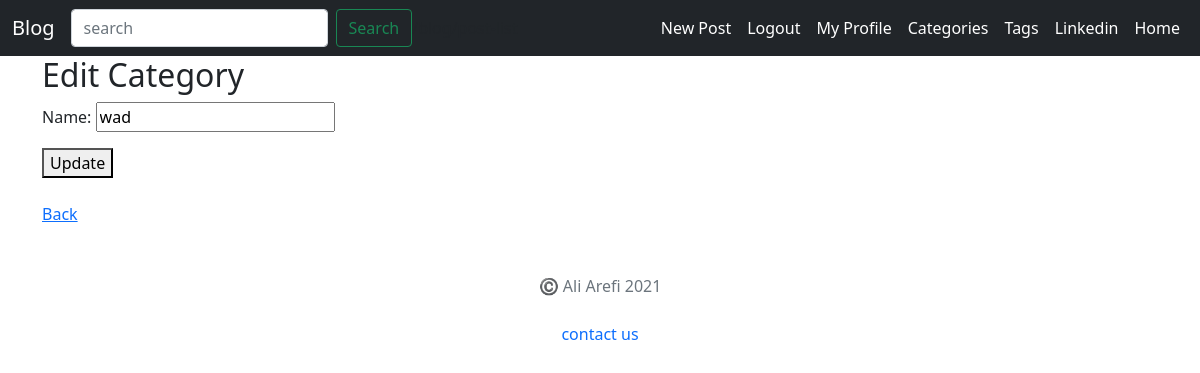
The app's page /blog/category-edit/11 (signed in), older data.
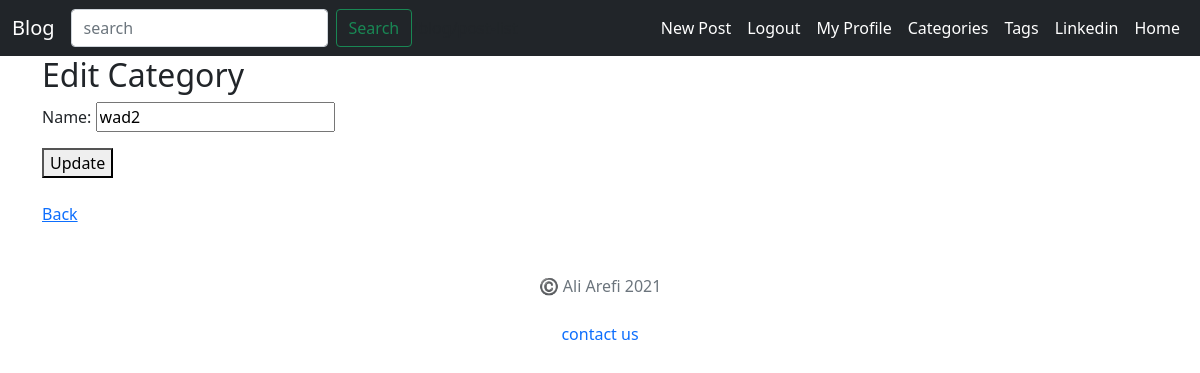
The same page, newer data.
### post/models.py (models this page shows, shortened)
class Category(models.Model):
    name = models.CharField(max_length=50)
    post = models.ManyToManyField(Post, null=True, blank=True)

### post/views.py (the view)
# urls.py: path('category-edit/<int:pk>', CategoryEditView.as_view(), name='category_edit'),
class CategoryEditView(LoginRequiredMixin, UpdateView):
    model = Category
    form_class = TagForm
    success_url = reverse_lazy('category_list')
    def dispatch(self, request, *args, **kwargs):
        obj = self.get_object()
        if not request.user.is_staff:
            raise PermissionDenied
        return super(CategoryEditView, self).dispatch(request, *args, **kwargs)

### post/forms.py
class TagForm(forms.ModelForm):
    class Meta:
        model = Tag
        fields = '__all__'

### post/templates/post/category_form.html (shortened to what this page needs)
{% extends "post/base.html" %}
{% block content %}
    <h2>Edit Category</h2>
    <form method="post">
        {{ form.as_p }}
        <button type="submit">Update</button>
        <br><br>
        <a href="{% url 'category_list' %}">Back</a>
    </form>
{% endblock content %}

Row changes from the older to the newer data that the page shows:
changed Category: name "wad" → "wad2"
